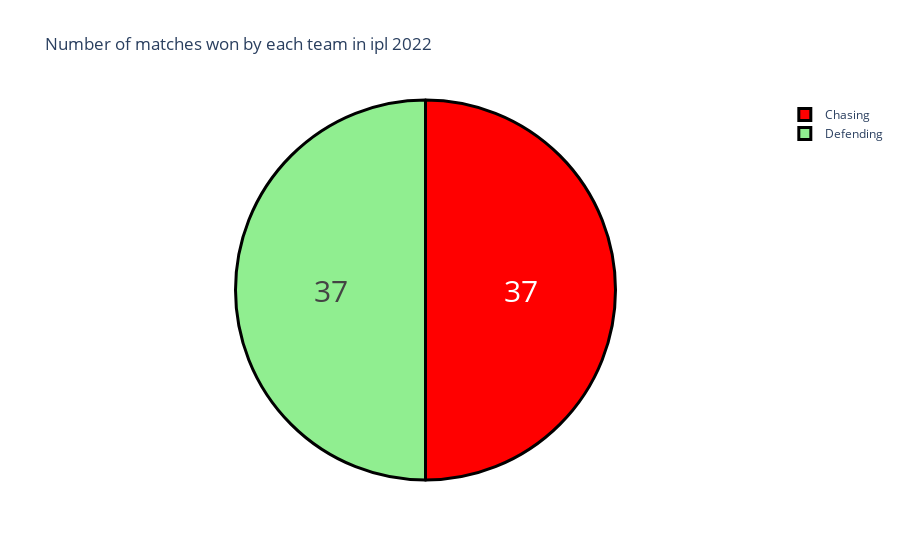

Notebook code cell kept with this figure:
### Code cell
data['won_by'] = data['won_by'].map({'Wickets': 'Chasing', 'Runs': 'Defending'})

won_by = data['won_by'].value_counts()
lables = won_by.index
counts = won_by.values
colors = ['red', 'lightgreen']

fig = go.Figure(data=[go.Pie(labels=lables, values=counts)])
fig.update_layout(title_text='Number of matches won by each team in ipl 2022')
fig.update_traces(hoverinfo='label+percent', textinfo='value', textfont_size=30,
                  marker = dict(colors=colors, line=dict(color='black', width=3)))

### Figure 1 — Plotly figure (JSON) as saved in the notebook; plotly's stock layout.template omitted (floating-point values rounded to 4 significant figures)
{"data": [{"hoverinfo": "label+percent", "labels": ["Chasing", "Defending"], "marker": {"colors": ["red", "lightgreen"], "line": {"color": "black", "width": 3}}, "textfont": {"size": 30}, "textinfo": "value", "type": "pie", "values": [37, 37]}], "layout": {"title": {"text": "Number of matches won by each team in ipl 2022"}}}
